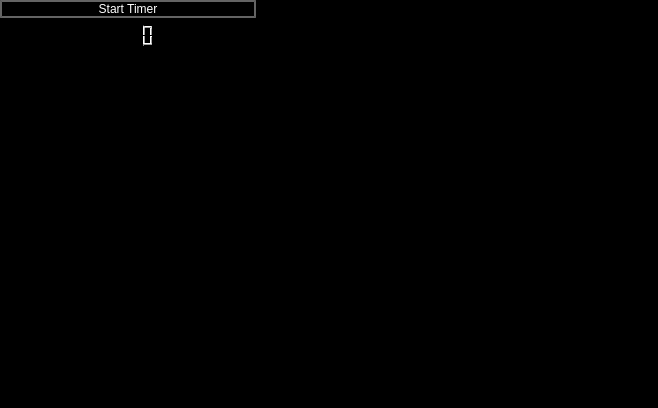
<?xml version="1.0" encoding="UTF-8"?>
<ui version="4.0">
 <class>lecturerscreen</class>
 <widget class="QWidget" name="lecturerscreen">
  <property name="geometry">
   <rect>
    <x>0</x>
    <y>0</y>
    <width>658</width>
    <height>408</height>
   </rect>
  </property>
  <property name="sizePolicy">
   <sizepolicy hsizetype="Preferred" vsizetype="Preferred">
    <horstretch>30</horstretch>
    <verstretch>0</verstretch>
   </sizepolicy>
  </property>
  <property name="windowTitle">
   <string>Form</string>
  </property>
  <property name="styleSheet">
   <string notr="true">background-color:black</string>
  </property>
  <layout class="QHBoxLayout" name="horizontalLayout">
   <property name="leftMargin">
    <number>0</number>
   </property>
   <property name="topMargin">
    <number>0</number>
   </property>
   <property name="rightMargin">
    <number>0</number>
   </property>
   <property name="bottomMargin">
    <number>0</number>
   </property>
   <item>
    <layout class="QVBoxLayout" name="verticalLayout">
     <item>
      <widget class="QPushButton" name="pushButton">
       <property name="styleSheet">
        <string notr="true">background-color: rgba( 255, 255, 255, 0% );
color: white;
border: 2px solid rgba(255,255,255,100);</string>
       </property>
       <property name="text">
        <string>Start Timer</string>
       </property>
       <property name="flat">
        <bool>false</bool>
       </property>
      </widget>
     </item>
     <item>
      <widget class="QLCDNumber" name="lcdNumber"/>
     </item>
     <item>
      <widget class="QListView" name="listView"/>
     </item>
    </layout>
   </item>
   <item>
    <widget class="QGraphicsView" name="graphicsView">
     <property name="sizePolicy">
      <sizepolicy hsizetype="Expanding" vsizetype="Expanding">
       <horstretch>2</horstretch>
       <verstretch>2</verstretch>
      </sizepolicy>
     </property>
     <property name="verticalScrollBarPolicy">
      <enum>Qt::ScrollBarAlwaysOff</enum>
     </property>
     <property name="horizontalScrollBarPolicy">
      <enum>Qt::ScrollBarAlwaysOff</enum>
     </property>
    </widget>
   </item>
  </layout>
 </widget>
 <resources/>
 <connections/>
</ui>
